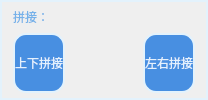
               <widget class="QFrame" name="frame_19">
                <property name="styleSheet">
                 <string notr="true">border:2px solid #e3f2fc</string>
                </property>
                <property name="frameShape">
                 <enum>QFrame::StyledPanel</enum>
                </property>
                <property name="frameShadow">
                 <enum>QFrame::Raised</enum>
                </property>
                <layout class="QVBoxLayout" name="verticalLayout_23" stretch="1,3">
                 <property name="topMargin">
                  <number>5</number>
                 </property>
                 <property name="bottomMargin">
                  <number>5</number>
                 </property>
                 <item>
                  <widget class="QLabel" name="label_35">
                   <property name="sizePolicy">
                    <sizepolicy hsizetype="Preferred" vsizetype="Preferred">
                     <horstretch>1</horstretch>
                     <verstretch>1</verstretch>
                    </sizepolicy>
                   </property>
                   <property name="styleSheet">
                    <string notr="true">font: 14pt &quot;等线&quot;;
color: #75b1e9;
border:0px</string>
                   </property>
                   <property name="text">
                    <string>拼接：</string>
                   </property>
                  </widget>
                 </item>
                 <item>
                  <layout class="QHBoxLayout" name="horizontalLayout_52">
                   <property name="spacing">
                    <number>78</number>
                   </property>
                   <item>
                    <widget class="QPushButton" name="pbCatVer">
                     <property name="sizePolicy">
                      <sizepolicy hsizetype="Expanding" vsizetype="Expanding">
                       <horstretch>0</horstretch>
                       <verstretch>0</verstretch>
                      </sizepolicy>
                     </property>
                     <property name="styleSheet">
                      <string notr="true">QPushButton{
    color:#e5f1fd;
	font: 75 12pt &quot;等线&quot;;
    border-radius: 13px;
    background:#488fe1;
}
QPushButton:hover{
    background:#1461bb;
}
QPushButton:pressed{
    background:#0a4a94;
}</string>
                     </property>
                     <property name="text">
                      <string>上下拼接</string>
                     </property>
                    </widget>
                   </item>
                   <item>
                    <widget class="QPushButton" name="pbCatHor">
                     <property name="sizePolicy">
                      <sizepolicy hsizetype="Expanding" vsizetype="Expanding">
                       <horstretch>0</horstretch>
                       <verstretch>0</verstretch>
                      </sizepolicy>
                     </property>
                     <property name="styleSheet">
                      <string notr="true">QPushButton{
    color:#e5f1fd;
	font: 75 12pt &quot;等线&quot;;
    border-radius: 13px;
    background:#488fe1;
}
QPushButton:hover{
    background:#1461bb;
}
QPushButton:pressed{
    background:#0a4a94;
}</string>
                     </property>
                     <property name="text">
                      <string>左右拼接</string>
                     </property>
                    </widget>
                   </item>
                  </layout>
                 </item>
                </layout>
               </widget>
